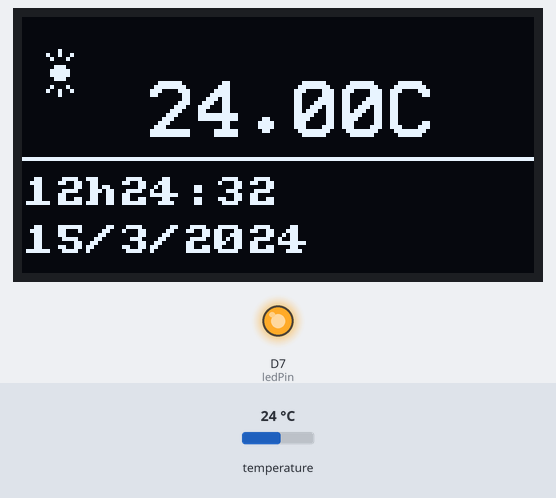
The sketch below on a simulated ESP8266 (NodeMCU). On the bench: 128×64 one-colour display, output pins drawn as LEDs (lit = HIGH). The inputs (shaded band) are chosen by the test bench; at power-on: temperature 24 °C. WiFi joins after 1.5 s; servers stay silent unless stated; no MQTT or app messages arrive unless stated; what the sketch prints to the serial monitor is not drawn.

Above: at 3.6 s.
3.7 s: temperature set to 12 °C
At 9.3 s:
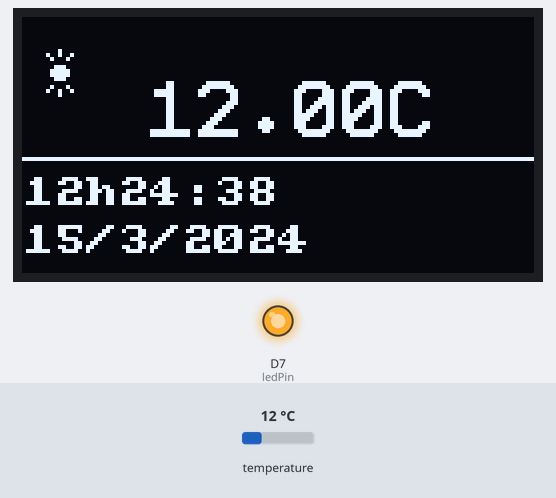
15.7 s: temperature set to 19 °C
At 20.9 s:
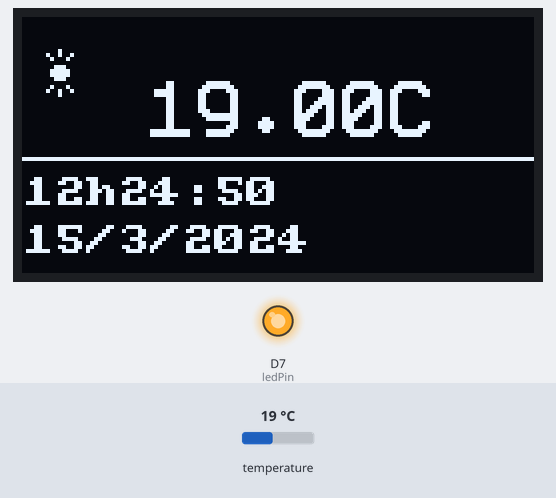
27.7 s: temperature set to 28 °C
At 32.5 s:
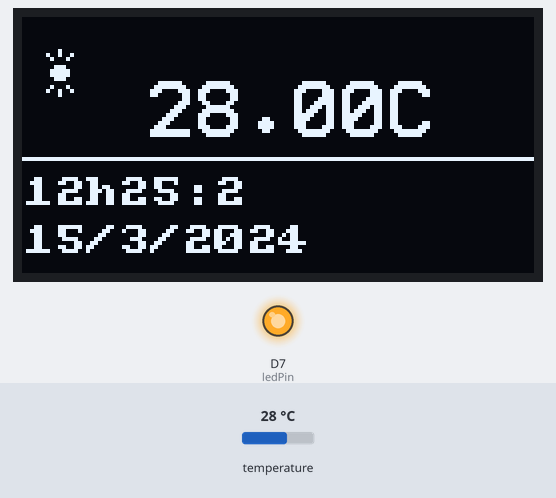
Timing chart, 0 to 34.0 s (numbered marks = the images above; inputs shaded):
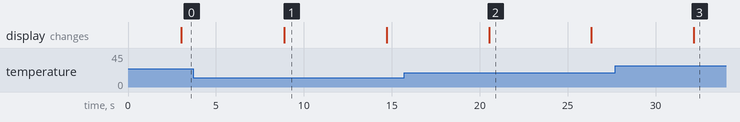

The sketch:

Main.ino
```cpp
/*

  HelloWorld.ino + Wifi

*/

#include <ESP8266WiFi.h>
#include <Arduino.h>
#include <U8g2lib.h>
#include <MyScreen.h>
#include <OneWire.h>
#include <DallasTemperature.h>
#include <Adafruit_MQTT.h>
#include <Adafruit_MQTT_Client.h>
#include <TimeLib.h>
#include <WiFiUdp.h>

#ifdef U8X8_HAVE_HW_SPI
#include <SPI.h>
#endif
#ifdef U8X8_HAVE_HW_I2C
#include <Wire.h>
#endif

// NTP Servers:
static const char ntpServerName[] = "fr.pool.ntp.org";//"us.pool.ntp.org";//"0.fr.pool.ntp.org";
const int timeZone = 2;
WiFiUDP Udp;
unsigned int localPort = 8888; // local port to listen for UDP packets

time_t getNtpTime();
void sendNTPpacket(IPAddress &address);
//time_t prevDisplay = 0; // when the digital clock was displayed

/*==========================================================
                    Début MQTT
  ==========================================================*/

#define XIVELY_BROKER             "broker.xively.com"
#define XIVELY_BROKER_PORT        443
// Enter your Xively credentials and topic
#define ACCOUNT_ID                ""
#define XIVELY_DEVICE_ID          ""
#define XIVELY_DEVICE_CREDENTIALS ""

#define ROOT_TOPIC                "xi/blue/v1/"
#define ROOT_ACCOUNT_TOPIC        ROOT_TOPIC ACCOUNT_ID
#define LED_TOPIC                 ROOT_ACCOUNT_TOPIC "/d/" XIVELY_DEVICE_ID "/led"
#define TEMPERATURE_TOPIC         ROOT_ACCOUNT_TOPIC "/d/" XIVELY_DEVICE_ID "/temperature"
#define EVENT_TOPIC               ROOT_ACCOUNT_TOPIC "/d/" XIVELY_DEVICE_ID "/event"
#define LED_RBG_TOPIC             ROOT_ACCOUNT_TOPIC "/d/" XIVELY_DEVICE_ID "/ledRGB"

// Only change this if you have a newer certificate fingerprint
const char* fingerprint = "8A 39 7B 12 C6 53 8F AA 3E 6E 73 70 34 26 41";
// Setup the MQTT secure client class by passing in the WiFi client and MQTT server and login details.
WiFiClientSecure client;
static Adafruit_MQTT_Client mqtt(&client, XIVELY_BROKER, XIVELY_BROKER_PORT, XIVELY_DEVICE_ID, XIVELY_DEVICE_CREDENTIALS);

// Setup Channel
Adafruit_MQTT_Subscribe led = Adafruit_MQTT_Subscribe(&mqtt, LED_TOPIC, 1);   // qos=1
Adafruit_MQTT_Subscribe ledRGB = Adafruit_MQTT_Subscribe(&mqtt, LED_RBG_TOPIC, 1);   // qos=1

// Function declarations
void MQTT_connect();
void verifySecure();
float getTemperature();
void getBlinkCountFromServer(const char* stringFromServer);
void getRGBColorFromServer(char* stringFromServer);
void publishTemperature(float temperature);
void publishEventPushButton();
void pushButtonEventRaised();
void blink(int times);

volatile boolean handRaised = false;
// last color of the LED
volatile int ledRed = 0;

unsigned long lastMillisLoop = 0;
const unsigned long timeFrameForTemperature = 5000; // 5 secondes

/*==========================================================
                    Fin MQTT
  ==========================================================*/

MyScreen myScreen("MyScreen message: it works!!! :)");


#define ONE_WIRE_BUS D1
OneWire oneWire(ONE_WIRE_BUS); //Bus One Wire sur la pin 2 de l'arduino
DallasTemperature sensors(&oneWire); //Utilistion du bus Onewire pour les capteurs
DeviceAddress sensorDeviceAddress; //Vérifie la compatibilité des capteurs avec la librairie

const char* ssid = "NETGEAR-IOT";//"G5_5710";//"Bbox-45A7D94D";
const char* password = "PocIot2017!";//"spleenlex0879";//"341E1A2D234272C6527426A441D4CF";

int ledPin = 13; // GPIO13
WiFiServer server(80);

U8G2_SSD1306_128X64_NONAME_F_HW_I2C u8g2(U8G2_R0, /* reset=*/ U8X8_PIN_NONE);


void setup(void) {
  u8g2.begin();

  Serial.begin(115200);

  sensors.begin(); //Activation des capteurs
  sensors.getAddress(sensorDeviceAddress, 0); //Demande l'adresse du capteur à l'index 0 du bus
  sensors.setResolution(sensorDeviceAddress, 12); //Résolutions possibles: 9,10,11,12

  /*pinMode(ledPin, OUTPUT);
  digitalWrite(ledPin, LOW);*/

  // Connect to WiFi network
  Serial.println();
  Serial.println();
  Serial.print("Connecting to ");
  Serial.println(ssid);

  WiFi.begin(ssid, password);

  while (WiFi.status() != WL_CONNECTED) {
    delay(500);
    Serial.print(".");
  }
  Serial.println("");
  Serial.println("WiFi connected");

  //TODO: DateTime Init
  Udp.begin(localPort);
  Serial.print("Local port: ");
  Serial.println(Udp.localPort());
  Serial.println("waiting for sync");
  setSyncProvider(getNtpTime);
  setSyncInterval(1);

  // Finds the onboard LED and sets it to off
  pinMode(ledPin, OUTPUT);
  digitalWrite(ledPin, HIGH);

  /*==========================================================
                      Début MQTT
    ==========================================================*/
  pinMode(ledPin, OUTPUT);
  digitalWrite(ledPin, HIGH);
  // verify SSL certificate origin
  verifySecure();
  blink(1);
  mqtt.subscribe(&led);
  mqtt.subscribe(&ledRGB);
  /*==========================================================
                      Fin MQTT
    ==========================================================*/
}


/*-------- NTP code ----------*/

const int NTP_PACKET_SIZE = 48; // NTP time is in the first 48 bytes of message
byte packetBuffer[NTP_PACKET_SIZE]; //buffer to hold incoming & outgoing packets

time_t getNtpTime() {
  IPAddress ntpServerIP; // NTP server's ip address

  while (Udp.parsePacket() > 0) ; // discard any previously received packets
  Serial.println("Transmit NTP Request");
  // get a random server from the pool
  WiFi.hostByName(ntpServerName, ntpServerIP);
  Serial.print(ntpServerName);
  Serial.print(": ");
  Serial.println(ntpServerIP);
  sendNTPpacket(ntpServerIP);
  uint32_t beginWait = millis();
  while (millis() - beginWait < 1500) {
    int size = Udp.parsePacket();
    if (size >= NTP_PACKET_SIZE) {
      Serial.println("Receive NTP Response");
      Udp.read(packetBuffer, NTP_PACKET_SIZE);  // read packet into the buffer
      unsigned long secsSince1900;
      // convert four bytes starting at location 40 to a long integer
      secsSince1900 =  (unsigned long)packetBuffer[40] << 24;
      secsSince1900 |= (unsigned long)packetBuffer[41] << 16;
      secsSince1900 |= (unsigned long)packetBuffer[42] << 8;
      secsSince1900 |= (unsigned long)packetBuffer[43];
      return secsSince1900 - 2208988800UL + timeZone * SECS_PER_HOUR;
    }
  }
  Serial.println("No NTP Response :-(");
  return 0; // return 0 if unable to get the time
}

// send an NTP request to the time server at the given address
void sendNTPpacket(IPAddress &address) {
  // set all bytes in the buffer to 0
  memset(packetBuffer, 0, NTP_PACKET_SIZE);
  // Initialize values needed to form NTP request
  // (see URL above for details on the packets)
  packetBuffer[0] = 0b11100011;   // LI, Version, Mode
  packetBuffer[1] = 0;     // Stratum, or type of clock
  packetBuffer[2] = 6;     // Polling Interval
  packetBuffer[3] = 0xEC;  // Peer Clock Precision
  // 8 bytes of zero for Root Delay & Root Dispersion
  packetBuffer[12] = 49;
  packetBuffer[13] = 0x4E;
  packetBuffer[14] = 49;
  packetBuffer[15] = 52;
  // all NTP fields have been given values, now
  // you can send a packet requesting a timestamp:
  Udp.beginPacket(address, 123); //NTP requests are to port 123
  Udp.write(packetBuffer, NTP_PACKET_SIZE);
  Udp.endPacket();
}

void printMessage(const char *message){
  u8g2.clearBuffer();          // clear the internal memory
  u8g2.setFont(u8g2_font_profont22_tf);//u8g2_font_ncenB14_tf); // choose a suitable font
  u8g2.drawStr(20,30,message); // write something to the internal memory
  u8g2.setFont(u8g2_font_unifont_t_symbols);
  u8g2.drawGlyph(5, 20, 0x2600);	/* dec 9731/hex 2603 Snowman */
  u8g2.drawHLine(0,35,128);
  //u8g2.drawStr(10,62,"08/02/1979");
  u8g2.setFont(u8g2_font_amstrad_cpc_extended_8f);
  u8g2.setCursor(0,48);
  u8g2.print(hour(), DEC); u8g2.print('h');
  u8g2.print(minute(), DEC); u8g2.print(':');
  u8g2.print(second(), DEC);
  u8g2.setCursor(0,60);
  u8g2.print(day(), DEC); u8g2.print('/');
  u8g2.print(month(), DEC); u8g2.print('/');
  u8g2.print(year(), DEC);
  u8g2.sendBuffer();          // transfer internal memory to the display
  //u8g2.drawHLine(0,50,90);
  //delay(1000);
}


void loop(void) {

  sensors.requestTemperatures(); //Demande la température aux capteurs
  float temperatureDegC = sensors.getTempCByIndex(0);
  char result[8]; // Buffer big enough for 7-character float
  dtostrf(temperatureDegC, 6, 2, result); // Leave room for too large numbers!
  //strcat(result, 'C°');
  char unity[4] = "C";
  char concatstr[12];
  sprintf(concatstr, "%s%s", result, unity);
  printMessage(concatstr);

  delay(5000);

  /*==========================================================
                      Début MQTT
    ==========================================================*/
  unsigned long currentMillis;

  // Ensure the connection to the MQTT server is alive
  MQTT_connect();

  // Get temperature every x seconds
  currentMillis = millis();
  if (currentMillis > lastMillisLoop + timeFrameForTemperature) {
    lastMillisLoop =   currentMillis;
    publishTemperature(temperatureDegC);
  }
  // Subscribe to channel and apply changes.
  // Messages in the channel should be 0 or 1
  /*Adafruit_MQTT_Subscribe *subscription;
  while ((subscription = mqtt.readSubscription(0))) {
    if (subscription == &led)
      getBlinkCountFromServer((const char*) led.lastread);
    if (subscription == &ledRGB)
      getRGBColorFromServer((char *)ledRGB.lastread);
  }*/
  /*==========================================================
                      Fin MQTT
    ==========================================================*/
}

// Function to connect and reconnect as necessary to the MQTT server.
// Should be called in the loop function and it will take care if connecting.
void MQTT_connect() {
  int8_t ret;
  // Stop if already connected.
  if (mqtt.connected()) {
    return;
  }

  Serial.print("Connecting to MQTT... ");

  uint8_t retries = 3;
  while ((ret = mqtt.connect()) != 0) { // connect will return 0 for connected
       Serial.println(mqtt.connectErrorString(ret));
       Serial.println("Retrying MQTT connection in 5 seconds...");
       mqtt.disconnect();
       delay(5000);  // wait 5 seconds
       retries--;
       if (retries == 0) {
         // basically die and wait for WDT to reset me
         while (1);
       }
  }

  Serial.println("MQTT Connected!");
}

void verifySecure() {

  const char* host = XIVELY_BROKER;

  Serial.print("Connecting to ");
  Serial.println(host);

  if (! client.connect(host, XIVELY_BROKER_PORT)) {
    Serial.println("Connection failed. Halting execution.");
    while(1);
  }

  // Shut down connection if host identity cannot be trusted.
  if (client.verify(fingerprint, host)) {
    Serial.println("Connection secure.");
  } else {
    Serial.println("Connection insecure! Halting execution.");
    //while(1);
  }
}

void blink(int times) {
  int count = 0;
  while (count < times) {
    digitalWrite(LED_BUILTIN, LOW);
    delay(200);
    digitalWrite(LED_BUILTIN, HIGH);
    delay(200);
    count++;
  }
}

void publishTemperature(float temperature) {

  char temperatureString[6];
  char temperatureTimeSerieString[255] = "";

  // convert temperature to a string with two digits before the comma and 2 digits for precision
  dtostrf(temperature, 2, 2, temperatureString);

  // Debug : send temperature to the serial console
  Serial.print("Sending temperature to Cloud: ");
  Serial.println(temperatureString);

  // Input format 1: CSV
  // CSV structure
  // Datapoints can be stored so long as they are published in the following format:
  //  Timestamp,Category,Value,String
  //  ,Temperature, value, esp8266-5ième-sud
  //strcpy(temperatureTimeSerieString, ",");
  strcat(temperatureTimeSerieString,"temperature,");
  strcat(temperatureTimeSerieString, temperatureString);
  strcat(temperatureTimeSerieString,",");
  Serial.print(temperatureTimeSerieString);
  //strcat(temperatureTimeSerieString, MAC_address);
    // TODO : build the JSON data for poc DN (see picture)


    // send temperature to the MQTT topic
  mqtt.publish(TEMPERATURE_TOPIC, temperatureTimeSerieString);

}
```

DateTimeService.cpp
```cpp
#include "DateTimeService.h"
#include <Arduino.h>
/*
// NTP Servers:
static const char ntpServerName[] = "us.pool.ntp.org";//"0.fr.pool.ntp.org";
const int timeZone = 2;
WiFiUDP Udp;
unsigned int localPort = 8888; // local port to listen for UDP packets

time_t getNtpTime();
void sendNTPpacket(IPAddress &address);
//time_t prevDisplay = 0; // when the digital clock was displayed

//init
Udp.begin(localPort);
Serial.print("Local port: ");
Serial.println(Udp.localPort());
Serial.println("waiting for sync");
setSyncProvider(getNtpTime);
setSyncInterval(1);*/


/*-------- NTP code ----------*/

//const int NTP_PACKET_SIZE = 48; // NTP time is in the first 48 bytes of message
//byte packetBuffer[NTP_PACKET_SIZE]; //buffer to hold incoming & outgoing packets

//time_t getNtpTime() {
/*  IPAddress ntpServerIP; // NTP server's ip address

  while (Udp.parsePacket() > 0) ; // discard any previously received packets
  Serial.println("Transmit NTP Request");
  // get a random server from the pool
  WiFi.hostByName(ntpServerName, ntpServerIP);
  Serial.print(ntpServerName);
  Serial.print(": ");
  Serial.println(ntpServerIP);
  sendNTPpacket(ntpServerIP);
  uint32_t beginWait = millis();
  while (millis() - beginWait < 1500) {
    int size = Udp.parsePacket();
    if (size >= NTP_PACKET_SIZE) {
      Serial.println("Receive NTP Response");
      Udp.read(packetBuffer, NTP_PACKET_SIZE);  // read packet into the buffer
      unsigned long secsSince1900;
      // convert four bytes starting at location 40 to a long integer
      secsSince1900 =  (unsigned long)packetBuffer[40] << 24;
      secsSince1900 |= (unsigned long)packetBuffer[41] << 16;
      secsSince1900 |= (unsigned long)packetBuffer[42] << 8;
      secsSince1900 |= (unsigned long)packetBuffer[43];
      return secsSince1900 - 2208988800UL + timeZone * SECS_PER_HOUR;
    }
  }
  Serial.println("No NTP Response :-(");*/
  //return 0; // return 0 if unable to get the time
//}

// send an NTP request to the time server at the given address
//void sendNTPpacket(IPAddress &address) {
  // set all bytes in the buffer to 0
/*  memset(packetBuffer, 0, NTP_PACKET_SIZE);
  // Initialize values needed to form NTP request
  // (see URL above for details on the packets)
  packetBuffer[0] = 0b11100011;   // LI, Version, Mode
  packetBuffer[1] = 0;     // Stratum, or type of clock
  packetBuffer[2] = 6;     // Polling Interval
  packetBuffer[3] = 0xEC;  // Peer Clock Precision
  // 8 bytes of zero for Root Delay & Root Dispersion
  packetBuffer[12] = 49;
  packetBuffer[13] = 0x4E;
  packetBuffer[14] = 49;
  packetBuffer[15] = 52;
  // all NTP fields have been given values, now
  // you can send a packet requesting a timestamp:
  Udp.beginPacket(address, 123); //NTP requests are to port 123
  Udp.write(packetBuffer, NTP_PACKET_SIZE);
  Udp.endPacket();*/
//}
```

DateTimeService.h
```cpp
#include <Arduino.h>

class DateTimeService{
  public:
    DateTimeService();

  private:
    String _date;
    String _time;
};
```

MyScreen.cpp
```cpp
#include <Arduino.h>
#include "MyScreen.h"

MyScreen::MyScreen(String message){
  //Serial.begin(115200);
  Serial.println("Create MyScreen");
}

void MyScreen::print(){
  Serial.println(_message);
}
```

MyScreen.h
```cpp
#include <Arduino.h>
#include <U8g2lib.h>
#ifndef MyScreen_h
#define MyScreen_h

class MyScreen{
  public:
    MyScreen(String message);
    void print();
  private:
    String _message;
};
#endif
```

Measured:
- what the display in image 1 shows lasts 5.8 s, from 8.9 s to 14.7 s
